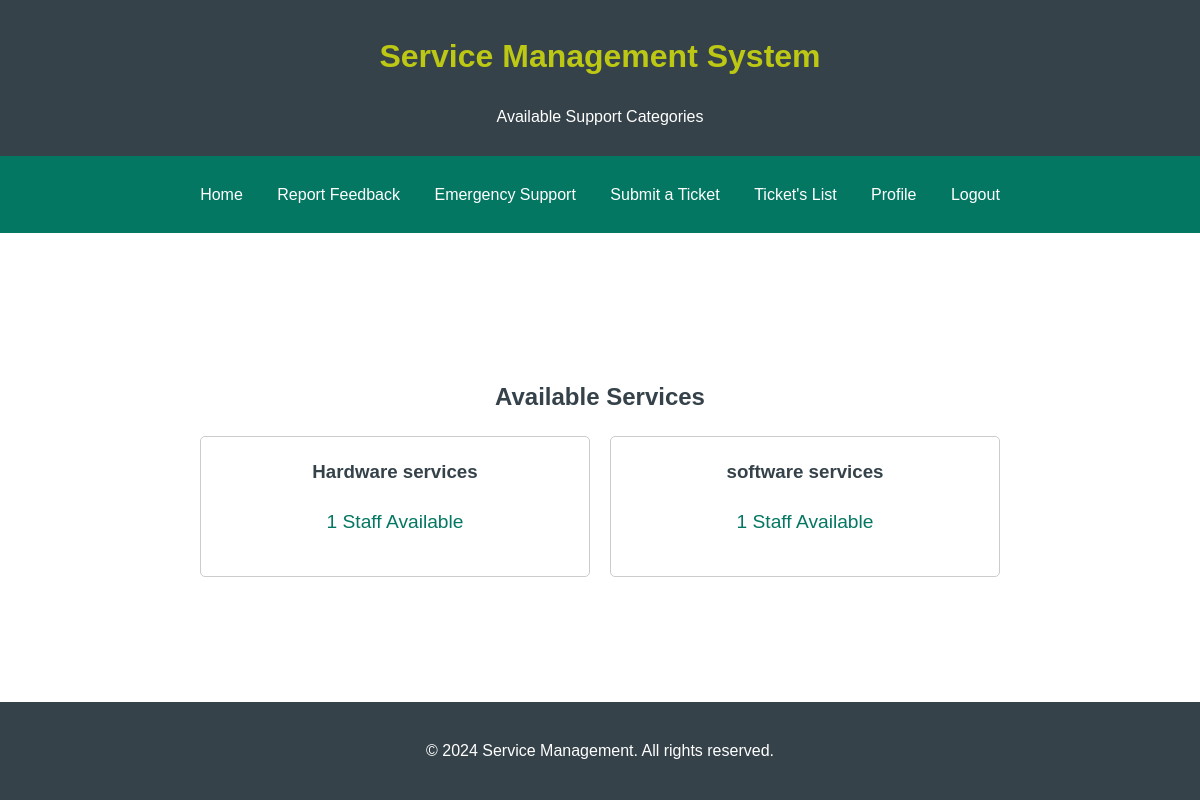
Screenshot of /homepage with the database file from the repository.
### app/models.py (models this page shows, shortened)
class category(models.Model):
    category_name = models.CharField(max_length=50)
    @property
    def staff_count(self):
        return Staffs.objects.filter(category=self.id).count()

### app/views.py (the view)
# urls.py: path('homepage', views.homepage, name='homepage'),
def homepage(request):
    msg = request.GET.get("msg", "")
    categories = category.objects.all()
    return render(request, "homepage.html", {'msg': msg, 'categories': categories})

### app/templates/homepage.html (shortened to what this page needs)
<!DOCTYPE html>
<html lang="en">
<head>
</head>
<body>
    <header>
        <h1>Service Management System</h1>
        <p>Available Support Categories</p>
    </header>
    <nav>
        <ul>
            <li class="nav-item"><a class="nav-link" href="{% url 'homepage' %}">Home</a></li>
            <li class="nav-item"><a class="nav-link" href="{% url 'feedbackpage' %}">Report Feedback</a></li>
            <li class="nav-item"><a class="nav-link" href="{% url 'emergencysupport' %}">Emergency Support</a></li>
            <li class="nav-item"><a class="nav-link" href="{% url 'ticket' %}">Submit a Ticket</a></li>
            <li class="nav-item"><a class="nav-link" href="{% url 'ticketspage' %}">Ticket's List</a></li>
            <li class="nav-item"><a class="nav-link active" href="{% url 'profilepage' %}">Profile</a></li>
            <li class="nav-item"><a class="nav-link active" href="{% url 'logout' %}">Logout</a></li>
        </ul>
    </nav>
    <main class="categories">
        {% if categories %}
        <h2>Available Services</h2>
        {% else %}
        <h2>No Services Available</h2>
        {% endif %}
        <div class="category-container">
            {% for i in categories %}
            <div class="category">
                <h3>{{i.category_name}}</h3>
                <p class="staff-count">{{i.staff_count}} Staff Available</p>
            </div>
            {% endfor %}
        </div>
    </main>
    <footer>
        <p>&copy; 2024 Service Management. All rights reserved.</p>
    </footer>
</body>
</html>

### app/templates/homepage.html (style rules this page uses)
body { font-family: Arial, sans-serif; line-height: 1.6; margin: 0; padding: 0; display: flex; flex-direction: column; min-height: 100vh; background-color: white; }
header, footer { background: #35424a; color: white; text-align: center; padding: 10px 0; }
header h1 { color: rgb(188, 200, 19); }
nav { background: #047762; padding: 10px; }
nav ul { list-style: none; padding: 0; text-align: center; }
nav ul li { display: inline; margin: 0 15px; }
nav ul li a { color: white; text-decoration: none; }
.categories { display: flex; flex-direction: column; align-items: center; justify-content: center; flex-grow: 1; padding: 20px; }
.category-container { display: grid; grid-template-columns: repeat(2, 1fr); gap: 20px; width: 100%; max-width: 800px; }
.category { background: white; border: 1px solid #ccc; border-radius: 5px; padding: 20px; text-align: center; transition: box-shadow 0.3s; }
.category h3 { margin: 0; color: #35424a; }
.staff-count { font-size: 1.2rem; color: #047762; }
footer { padding: 20px 0; margin-top: auto; }
h2 { color: #35424a; margin-bottom: 20px; }

### rows the page displays
category: category_name "Hardware services", staff_count "1"
category: category_name "software services", staff_count "1"
